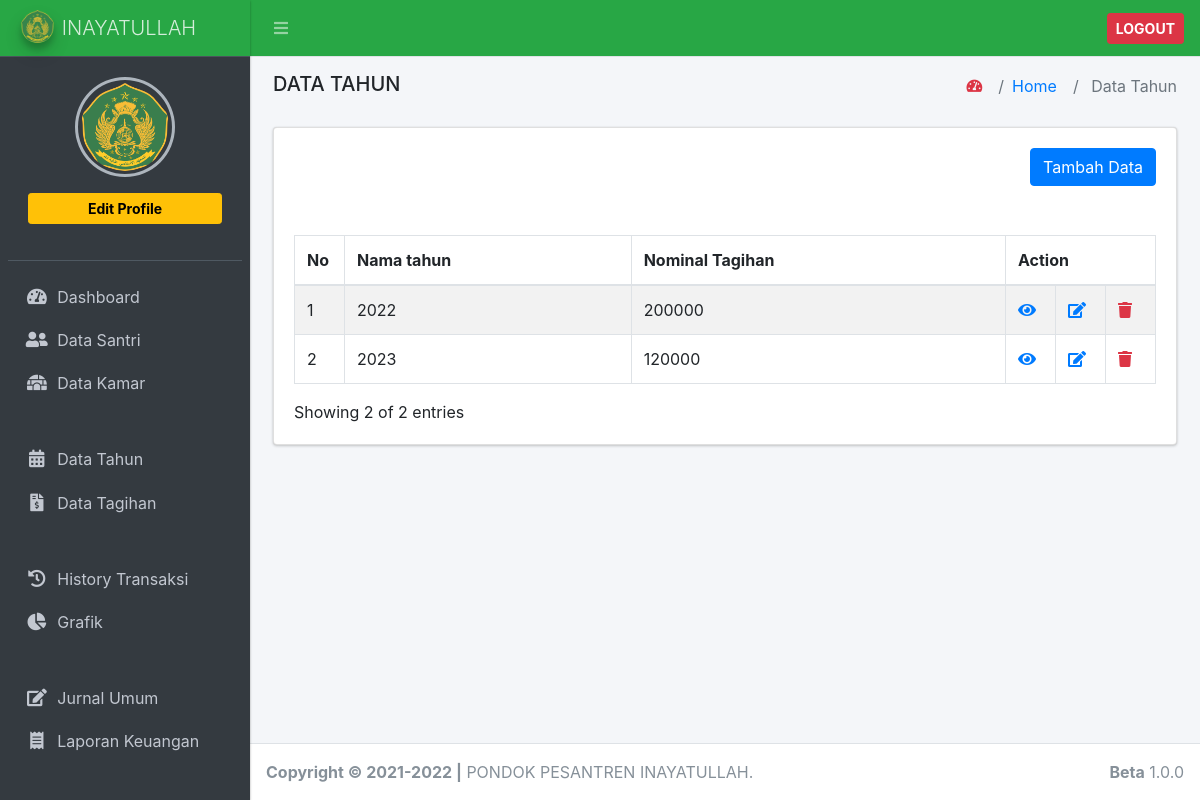
The page /index.php/data_tahun on the database as committed earlier.
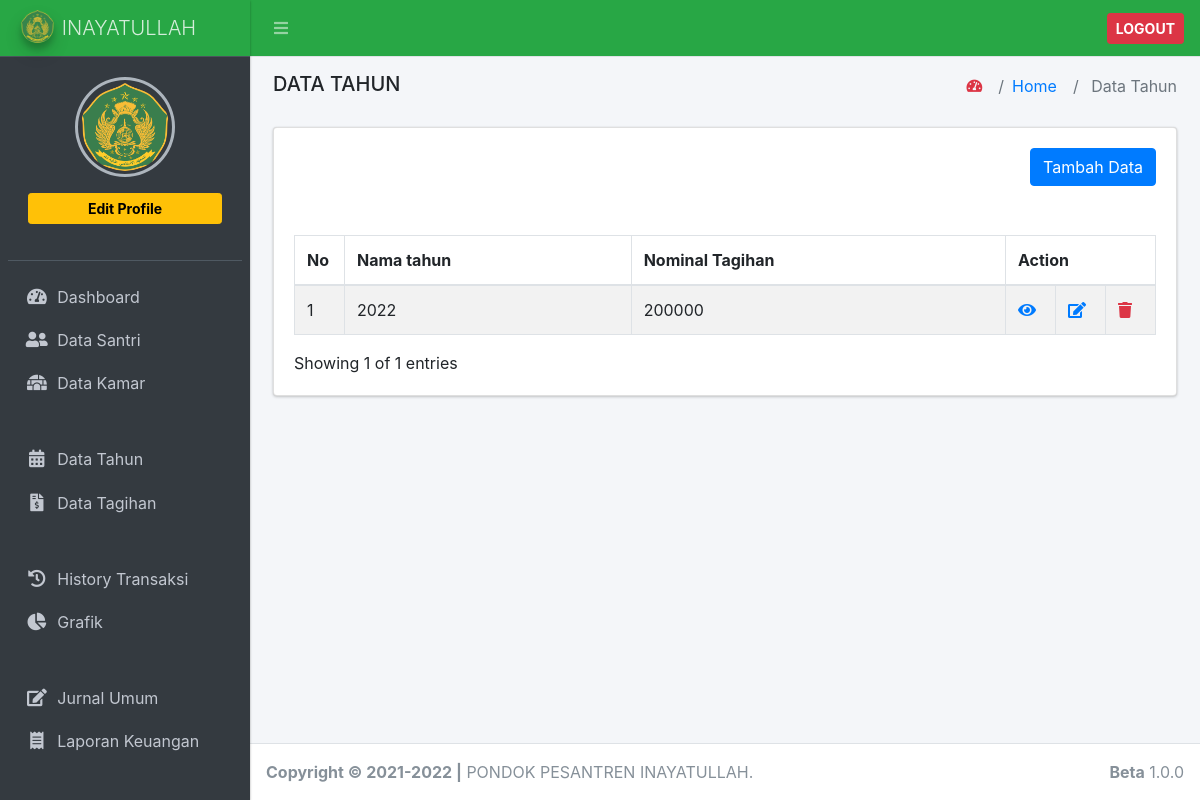
The same page on the database as committed later.
### tables this page shows
CREATE TABLE `tb_tahun` (
  `id_tahun` int(11) NOT NULL,
  `nama_tahun` varchar(200) NOT NULL,
  `nominal_tagihan` varchar(200) NOT NULL
);

### application/controllers/Data_tahun.php (called while the page is built, shortened)
<?php
class Data_tahun extends CI_Controller
{
	public function __construct()
	{
		$this->load->model('m_data_tahun');
		$this->load->library('form_validation');
	}
	public function index()
	{
		$data = [
			'title' => 'Data Tahun',
			'isi' => 'data_tahun/index',
			'data_tahun' => $this->m_data_tahun->get_all_data(),
			'start' => $this->uri->segment(3),
			'jumlah_data' => $this->m_data_tahun->count_search_data(),
		];
		return $this->load->view('master/index', $data);
	}
}

### index.php (called while the page is built, shortened)
<?php
require_once BASEPATH.'core/CodeIgniter.php';

### application/models/m_data_tahun.php (called while the page is built, shortened)
<?php
class m_data_tahun extends CI_Model
{
	public function get_all_data()
	{
		$this->db->order_by('nama_tahun', 'ASC');
		return $this->db->get('tb_tahun')->result();
	}
	public function count_search_data()
	{
		$keyword = $this->input->post('keyword');
		$this->db->like('nama_tahun', $keyword);
		return $this->db->get('tb_tahun')->num_rows();
	}
}

### application/views/data_tahun/index.php (the view, shortened to what this page needs)
<div class="card">
    <div class="card-body">
        <div id="example1_wrapper" class="dataTables_wrapper dt-bootstrap4">
            <div class="row d-flex">
                <div class="col-6">
                </div>
                <div class="col-6">
                    <div class="dataTables_length float-right" id="example1_length">
                        <a href="<?= base_url('data_tahun/add') ?>" type="button" class="btn btn-primary" data-toggle="tooltip" data-placement="top" title="Tambah Data">Tambah Data</a>
                    </div>
                </div>
            </div>
            <br>
            <div class="row d-flex">
                <div class="col-9">
                </div>
                <div class="col-3">
                </div>
            </div>
            <br>
            <div class="row">
                <div class="col-sm-12">
                    <table id="example1" class="table table-bordered table-striped dataTable" role="grid" aria-describedby="example1_info">
                        <thead>
                            <tr role="row">
                                <th class="sorting_asc" tabindex="0" aria-controls="example1" rowspan="1" colspan="1" aria-sort="ascending" aria-label="No: activate to sort column descending">No</th>
                                <th class="sorting" tabindex="0" aria-controls="example1" rowspan="1" colspan="1" aria-label="Nama: activate to sort column ascending">Nama tahun</th>
                                <th class="sorting" tabindex="0" aria-controls="example1" rowspan="1" colspan="1" aria-label="Nama: activate to sort column ascending">Nominal Tagihan</th>
                                <th class="sorting" tabindex="0" aria-controls="example1" rowspan="1" colspan="3" aria-label="Nama: activate to sort column ascending">Action</th>
                            </tr>
                        </thead>
                        <tbody>
                            <?php
                            $no = 0;
                            foreach ($data_tahun as $ds) {
                                $no++ ?>
                                <tr role="row" class="odd">
                                    <td width="50"><?= ++$start ?></td>
                                    <td><?= $ds->nama_tahun; ?></td>
                                    <td><?= $ds->nominal_tagihan; ?></td>
                                    <td width="50">
                                        <a class="text-primary" data-toggle="tooltip" data-placement="top" title="Detail" href="<?= base_url('data_tahun/detail/') ?><?= $ds->id_tahun ?>"><i class="fa fa-eye"></i></a>
                                    </td>
                                    <td width="50">
                                        <a class="text-primary" data-toggle="tooltip" data-placement="top" title="Edit" href="<?= base_url('data_tahun/edit/') ?><?= $ds->id_tahun ?>"><i class="fa fa-edit"></i></a>
                                    </td>
                                    <td width="50">
                                        <a onclick="confirm('Anda Yakin ?')" class="text-danger" data-toggle="tooltip" data-placement="top" title="Hapus" href="<?= base_url('data_tahun/hapus/') ?><?= $ds->id_tahun ?>"><i class="fa fa-trash"></i></a>
                                    </td>
                                </tr>
                            <?php } ?>
                        </tbody>
                    </table>
                </div>
            </div>
            <div class="row">
                <div class="col-sm-12 col-md-5">
                    <div class="dataTables_info" id="example1_info" role="status" aria-live="polite">Showing <?= $no; ?> of <?= $jumlah_data; ?> entries</div>
                </div>
                <div class="col-sm-12 col-md-7 float-right">
                </div>
            </div>
        </div>
    </div>
</div>

Rows that differ between the two databases and show on the page:
removed tb_tahun: nama_tahun "2023", nominal_tagihan "120000"
Other text that changed with them:
$no: "2" → "1"
$jumlah_data: "2" → "1"
